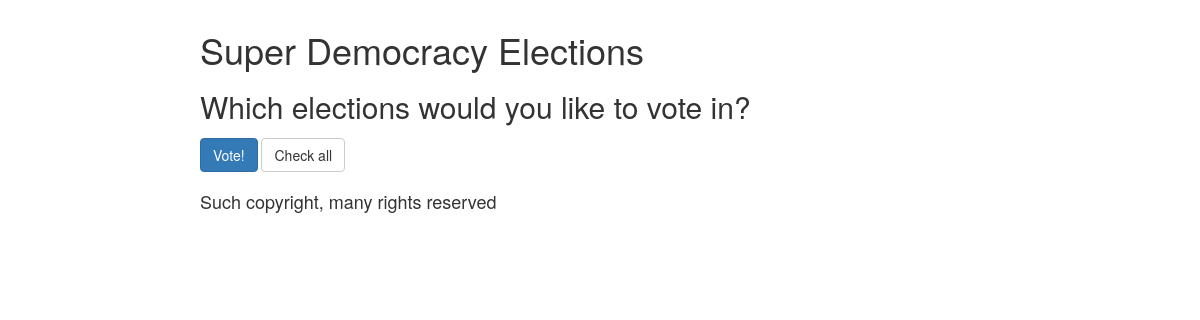
Before: / with the older database file.
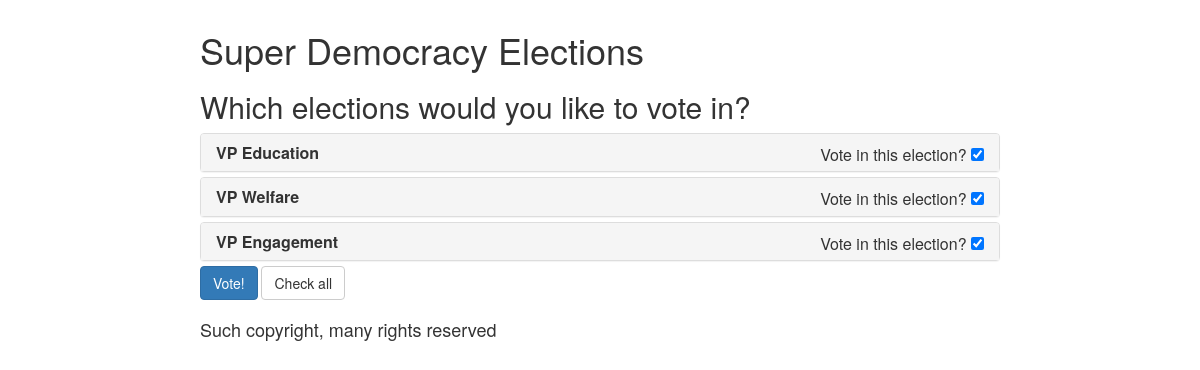
After: the same page with the newer database file.
### tables this page shows
CREATE TABLE IF NOT EXISTS `position` (
  `id` int(11) NOT NULL AUTO_INCREMENT,
  `name` text NOT NULL,
  `description` text NOT NULL,
  `voting` int(11) NOT NULL,
  PRIMARY KEY (`id`)
);

### model/index.php (called while the page is built, shortened)
<?php
include 'database.php';
$elections = $db->query
(
      'SELECT * FROM election '
    . 'WHERE vote_start < NOW() AND NOW() < vote_end '
    . ''
);
$user = 1;
$positions = array( );
while ($election = $elections->fetch_assoc())
{
    $pos = $db->query
    (
          'SELECT * FROM `election-position`, position '
        . 'WHERE position_id = position.id '
        . 'AND id NOT IN '
        . '('
        .     'SELECT position_id FROM hasvoted '
        .     'WHERE election_id=' . $election['id'] . ' '
        .     'AND person_id=' . $user
        . ') '
        . 'AND id IN '
        . '('
        .     'SELECT position_id FROM `position-vote`,`group`,`group-person` '
        .     'WHERE `position-vote`.group_id=group.id '
        .     'AND `group-person`.group_id=group.id '
        .     'AND exclude=0 '
        .     'AND person_id=' . (int)$user
        . ')'
        . 'AND id NOT IN '
        . '('
        .     'SELECT position_id FROM `position-vote`,`group`,`group-person` '
        .     'WHERE `position-vote`.group_id=group.id '
        .     'AND `group-person`.group_id=group.id '
        .     'AND exclude=1 '
        .     'AND person_id=' . (int)$user
        . ')'
    );
    while ($position = $pos->fetch_assoc())
    {
        $position['election_id'] = $election['id'];
        $positions[]             = $position;
    }
}

### index.php (the view, shortened to what this page needs)
<?php
    include 'common/header.php';
?>
  </head>
  <body>
    <div id="delimiter">
      <header>
        <h1>Super Democracy Elections</h1>
      </header>
      <h2>Which elections would you like to vote in?</h2>
      <?php include 'model/index.php' ?>
      <form action="startvote.php" method="post">
        <div class="panel-group" id="positions">
          <?php foreach ($positions as $position): ?>
            <div class="panel panel-default">
              <div class="panel-heading">
                <h4 class="panel-title candidate">
                  <a class="pos_name" data-toggle="collapse" data-parent="#positions" href="#desc_<?= $position['id'] ?>_<?= $position['election_id'] ?>">
                    <?= $position['name']?>
                  </a>
                  <span style="float: right;">
                    Vote in this election? <input type="checkbox" name="vote_in[]" value="<?=  $position['id']?>_<?= $position['election_id'] ?>" checked>
                  </span>
                </h4>
              </div>
            </div>
          <?php endforeach ?>
          <div class="button_list">
            <input type="submit" class="btn btn-primary" name="submit" value="Vote!" />
            <input type="reset" class="btn btn-default" name="reset" value="Check all" />
          </div>
        </div>
      </form>
      <footer>
        <h4>Such copyright, many rights reserved</h3>
      </footer>
    </div>
<?php
    include 'common/footer.php';

### common/header.php (shortened to what this page needs)
<!DOCTYPE html>
<html lang="en">
  <head>
    <link href="resources/bootstrap/dist/css/bootstrap.min.css" rel="stylesheet">

### common/footer.php (shortened to what this page needs)
  </body>
</html>

### common/header.php (style rules this page uses)
#delimiter { max-width:800px; margin-left:auto; margin-right:auto; }
html, body { padding: 5px; }

### index.php (style rules this page uses)
.pos_name { font-weight: bold; }
div.button_list { padding-top:5px; padding-right:5px; }

Changed rows visible on the page:
added election-position: position.name "VP Education"
added election-position: position.name "VP Welfare"
added election-position: position.name "VP Engagement"
